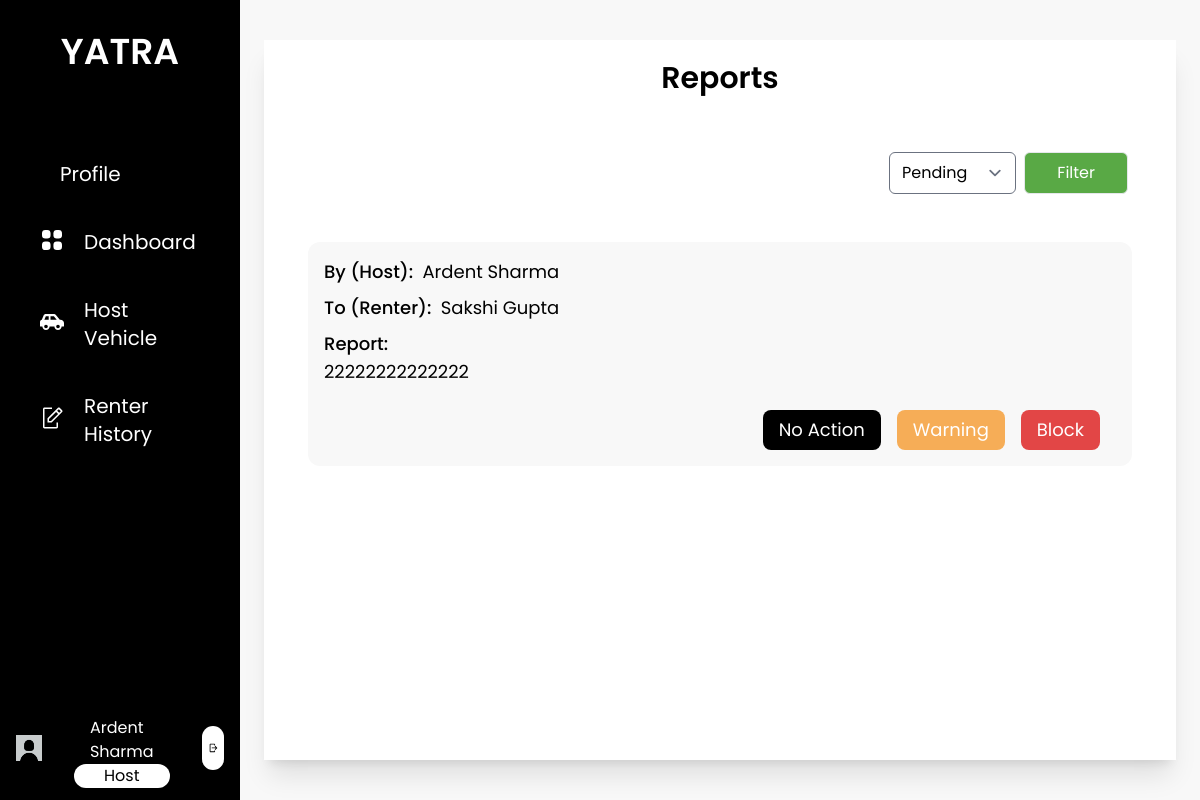
Before: /view_reports (signed in) with the older database file.
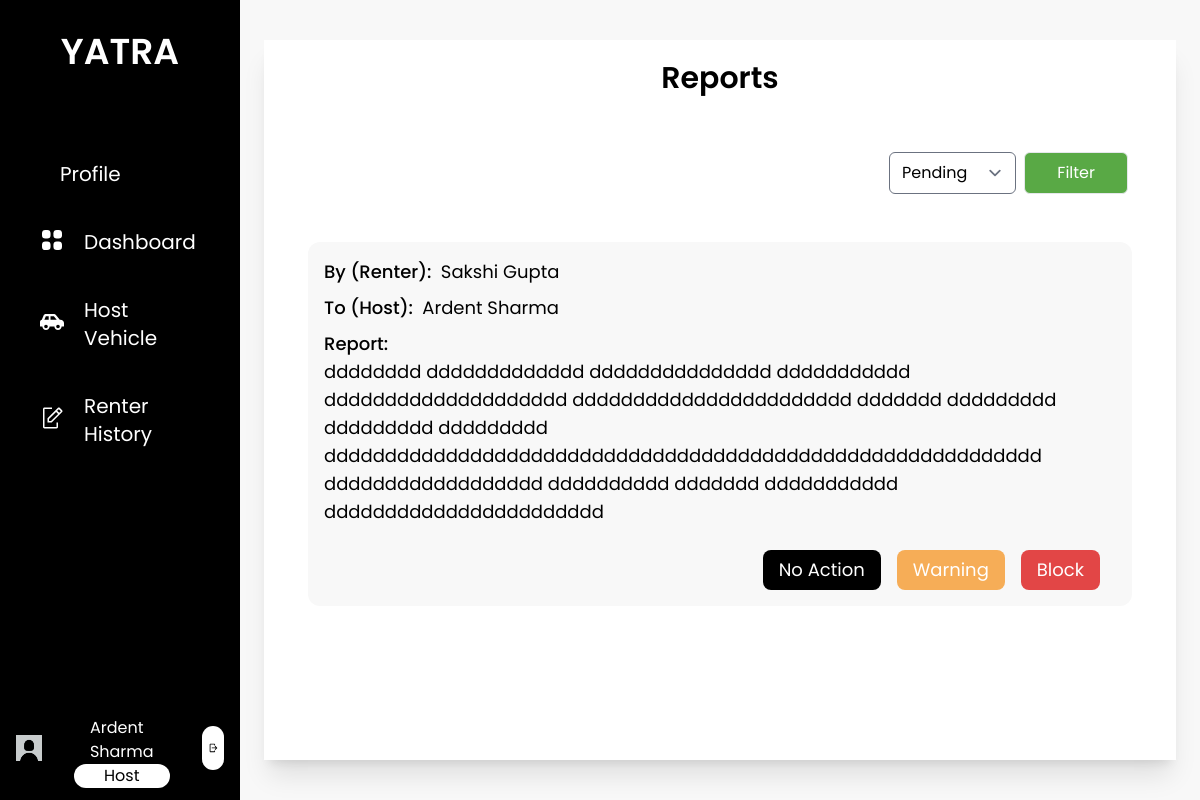
After: the same page with the newer database file.
### base/models.py (models this page shows)
class ReportUser(models.Model):
    by = models.ForeignKey(User, on_delete=models.CASCADE, related_name='reported_by')
    to = models.ForeignKey(User, on_delete=models.CASCADE, related_name='reported_to')
    reason = models.TextField(max_length=500)
    image1 = models.ImageField(upload_to="report", blank=True, null=True)
    status = models.CharField(max_length=10, choices=report_status, default="Pending")

class Host(models.Model):
    user = models.OneToOneField(User, on_delete=models.CASCADE, related_name="host")
    first_name = models.CharField(max_length=25)
    last_name = models.CharField(max_length=25)
    email = models.EmailField()
    phone_number = models.CharField(max_length=10)
    address = models.CharField(max_length=100, null= True, blank=True)
    citizenship_id = models.CharField(max_length=20, null= True, blank=True)
    citizenship = models.ImageField(upload_to='host/profile', default='default_photo.jpg')
    pic = models.ImageField(upload_to='host/profile', default='default_profile.jpg')
    is_approved = models.CharField(max_length=10, choices=status, default="Pending")
    is_blocked = models.BooleanField(default=False)
    def __str__(self):
        return self.first_name + " " + self.last_name

class EndUser(models.Model):
    user = models.OneToOneField(User, on_delete=models.CASCADE, related_name="enduser")
    first_name = models.CharField(max_length=25)
    last_name = models.CharField(max_length=25)
    email = models.EmailField()
    phone_number = models.CharField(max_length=10)
    citizenship_id = models.CharField(max_length=20, null= True, blank=True)
    citizenship = models.ImageField(upload_to='enduser/profile',  default='default_photo.jpg')
    license_no = models.CharField(max_length=20, null= True, blank=True)
    license = models.ImageField(upload_to='enduser/profile',  default='default_photo.jpg')
    pic = models.ImageField(upload_to='enduser/profile', default='default_profile.jpg')
    is_approved = models.CharField(max_length=10, choices=status, default="Pending")
    is_blocked = models.BooleanField(default=False)
    def __str__(self):
        return self.first_name + " " + self.last_name

### base/views.py (the view)
# urls.py: path('view_reports', views.view_reports, name='view_reports'),
def view_reports(request):
    form = ReportFilterForm(request.GET or None)
    if form.is_valid():
        filter=request.GET.get('status')
        reports = form.filter_report(ReportUser.objects.all())
    else:
        filter='Pending'
        reports = ReportUser.objects.filter(status='Pending')
    context = {
        'reports':reports,
        'filter': filter,
        'form':form
    }
    return render(request, 'admin/view_reports.html', context)

### base/forms.py (shortened to what this page needs)
class ReportFilterForm(forms.Form):
    status = forms.ChoiceField(choices=report_status)

### base/templatetags/user_group.py (called while the page is built)
@register.filter(name='has_group')
def has_group(user, group_name):
    return user.groups.filter(name=group_name).exists()

### base/templates/admin/view_reports.html (shortened to what this page needs)
{% extends 'base/base.html' %}
{% load static %}
{% load user_group %}
{% load widget_tweaks %}
{% block content %}
<div class="h-screen w-full px-6 py-10 bg-theme">
    <div class="bg-white h-full flex flex-col justify-between shadow-xl">
        <div class="p-3 overflow-y-auto scrollbar-hide">
            <p class="text-center text-3xl font-semibold pt-2 pb-6">Reports</p>
            {% if reports is not None %}
                <div class="w-full flex justify-end p-8">
                    <form>
                        {% render_field form.status class="rounded-md" %}
                        <input type="submit" class="bg-custom-green px-8 py-2 text-white rounded-md mx-1 border" value="Filter"/>
                    </form>
                </div>
                {% for report in reports %}
                    <div class="flex flex-col bg-theme mx-8 mb-8 p-4 text-lg rounded-xl ">
                        <div class="flex flex-row mb-2">
                            {% if report.by|has_group:'host' %}
                            <p class="font-medium">By (Host): &nbsp;</p>
                                {{ report.by.host }}
                            {% else %}
                            <p class="font-medium">By (Renter): &nbsp;</p>
                                {{ report.by.enduser }}
                            {% endif %}
                        </div>
                        <div class="flex flex-row mb-2">
                            {% if report.to|has_group:'host' %}
                            <p class="font-medium">To (Host): &nbsp;</p>
                                {{ report.to.host }}
                            {% else %}
                            <p class="font-medium">To (Renter): &nbsp;</p>
                                {{ report.to.enduser }}
                            {% endif %}
                        </div>
                        <div class="flex flex-col w-full mb-2">
                            <p class="font-medium">Report: &nbsp; </p>
                            <div class="w-full flex">
                                <span>{{ report.reason }}</span>
                            </div>
                        </div>
                        <div class="flex flex-row mt-4 w-full justify-end">
                            {% if report.status == "Pending" %}
                                <form action="{% url 'handle_report' pk=report.id fk=1 %}" method="post" style="margin-bottom: 0px;">
                                    <button type="submit" class="bg-black px-4 py-1.5 mr-4 mb-0 text-white rounded-lg" onclick="return ConfirmNoaction()">No Action</button>
                                </form>
                                <form action="{% url 'handle_report' pk=report.id fk=3 %}"  method="post" style="margin-bottom: 0px;">
                                    <button type="submit" class="bg-custom-orange px-4 py-1.5 mr-4 mb-0 text-white rounded-lg" onclick="return ConfirmWarning()">Warning</button>
                                </form>
                                <form action="{% url 'handle_report' pk=report.id fk=2 %}"  method="post" style="margin-bottom: 0px;">
                                    <button type="submit" class="bg-danger px-4 py-1.5 mr-4 mb-0 text-white rounded-lg" onclick="return ConfirmBlock()">Block</button>
                                </form>
                            {% elif report.status == 'Blocked' %}
                                <form action="{% url 'handle_report' pk=report.id fk=4 %}"  method="post" style="margin-bottom: 0px;">
                                    {% csrf_token %}
                                    <button type="submit" class="bg-custom-green px-4 py-1.5 mr-4 mb-0 text-white rounded-lg" onclick="return ConfirmUnblock()">Unblock</button>
                                </form>
                            {% endif %}
                        </div>
                    </div>
                {% endfor %}
            {% endif %}
        </div>
    </div>
</div>
{% endblock content%}

Changed rows visible on the page:
no longer on this page (row edited): ReportUser: by.host "Ardent Sharma", to.enduser "Sakshi Gupta", reason "22222222222222", status "No Action"
now on this page (row edited): ReportUser: by.enduser "Sakshi Gupta", to.host "Ardent Sharma", reason "dddddddd ddddddddddddd ddddddddddddddd ddddddddddd dddddddddddddddddddd ddddddddddddddddddddddd ddddddd ddddddddd ddddddddd ddddddddd ddddddddddddddddddddddddddddddddddddddddddddddddddddddddddd dddddddddddddddddd dddddddddd ddddddd ddddddddddd ddddddddddddddddddddddd", status "No Action"
